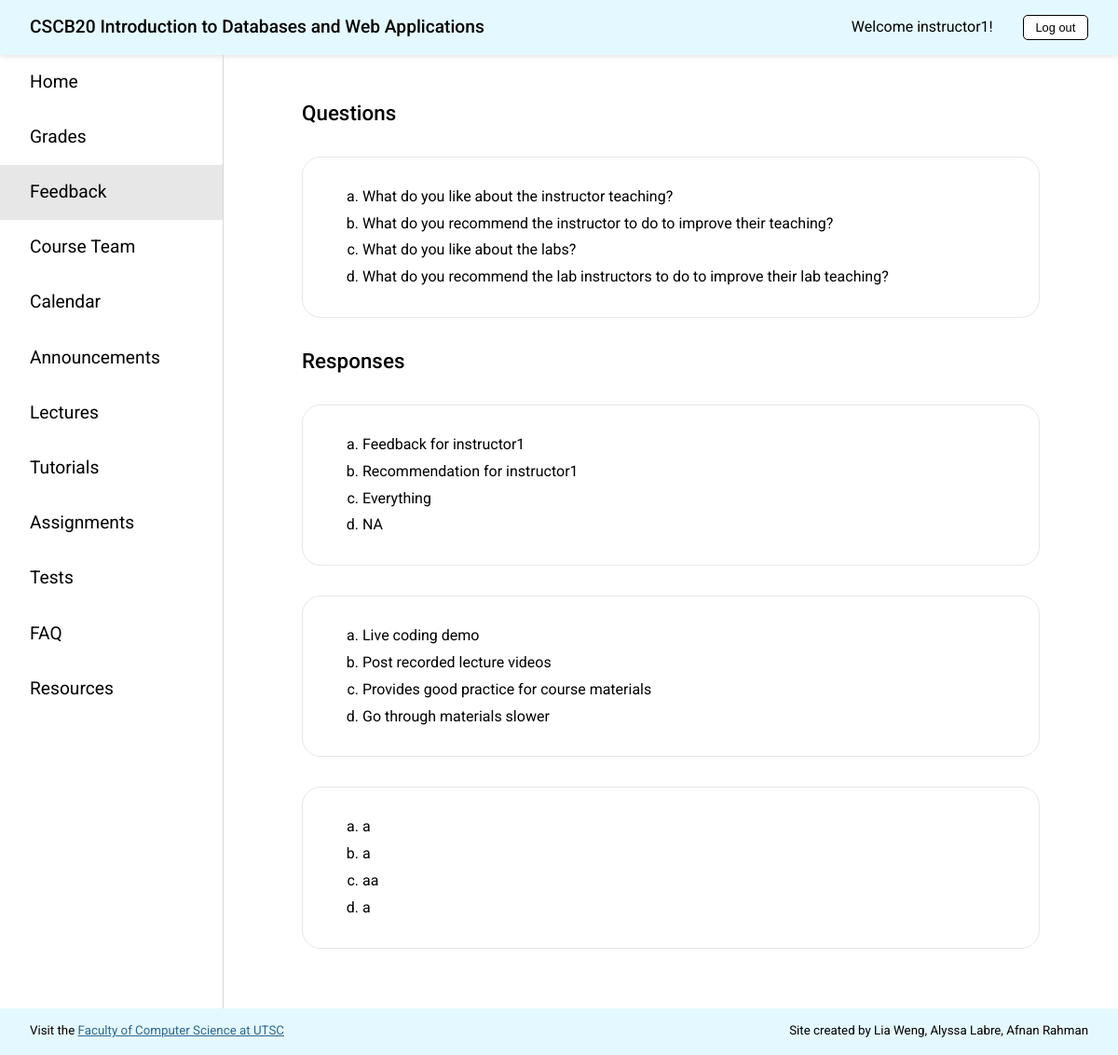
Before: /feedback (signed in) with the older database file.
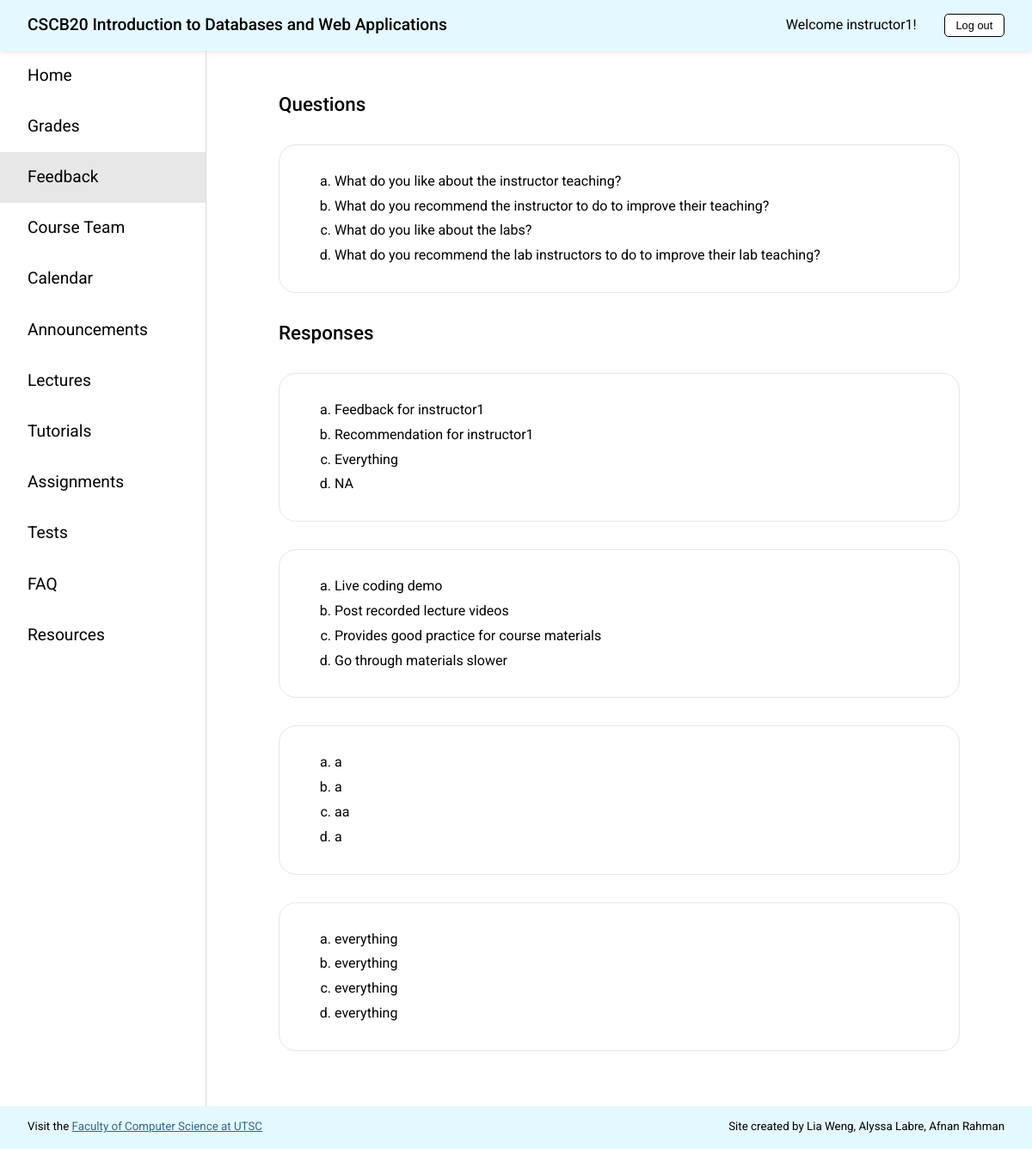
After: the same page with the newer database file.
### app.py (models this page shows)
class Feedback(db.Model):
    __tablename__ = 'Feedback'
    id = db.Column(db.Integer, primary_key=True)
    instructor_username = db.Column(db.String(20), db.ForeignKey(
        'Instructor.username'), nullable=False)
    q1 = db.Column(db.String(1000), nullable=False)
    q2 = db.Column(db.String(1000), nullable=False)
    q3 = db.Column(db.String(1000), nullable=False)
    q4 = db.Column(db.String(1000), nullable=False)

### app.py (the view)
@app.route('/feedback', methods=['GET', 'POST'])
def feedback():
    check_authorization()
    instructors = get_instructors()
    if request.method == 'GET':
        if session['type'] == 'student':
            return render_template('feedback_s.html', page='feedback', instructors=instructors)
        else:
            feedbacks = get_feedback(session['user'])
            return render_template('feedback_i.html', page='feedback', feedbacks=feedbacks)
    else:
        return add_feedback(request.form["instructor"], request.form["q1"], request.form["q2"], request.form["q3"], request.form["q4"], instructors)

### app.py (called while the page is built)
def check_authorization():
    if "user" not in session:
        abort(403, "Please sign in to access this page.")

def get_instructors():
    return Instructor.query.all()

def get_feedback(username):
    return Feedback.query.filter_by(instructor_username=username)

### templates/feedback_i.html (shortened to what this page needs)
<!DOCTYPE html>
<html lang="en">
<head>
  <link rel="stylesheet" href="{{ url_for('static', filename='styles.css') }}">
</head>
<body>
  {% extends "template.html" %}
  {% block content %}
  <div class="content">
    <h1 class="page-title">Questions</h1>
    <div class="description">
      <ol class="feedback-response" type="a">
        <li>What do you like about the instructor teaching?</li>
        <li>What do you recommend the instructor to do to improve their teaching?</li>
        <li>What do you like about the labs?</li>
        <li>What do you recommend the lab instructors to do to improve their lab teaching?</li>
      </ol>
    </div>
    <h1 class="page-title">Responses</h1>
    {% for feedback in feedbacks %}
    <div class="description">
      <ol class="feedback-response" type="a">
        <li>{{feedback.q1}}</li>
        <li>{{feedback.q2}}</li>
        <li>{{feedback.q3}}</li>
        <li>{{feedback.q4}}</li>
      </ol>
    </div>
    {% endfor%}
  </div>
  {% endblock %}

Changed rows visible on the page:
added Feedback: q1 "everything", q2 "everything", q3 "everything", q4 "everything"
